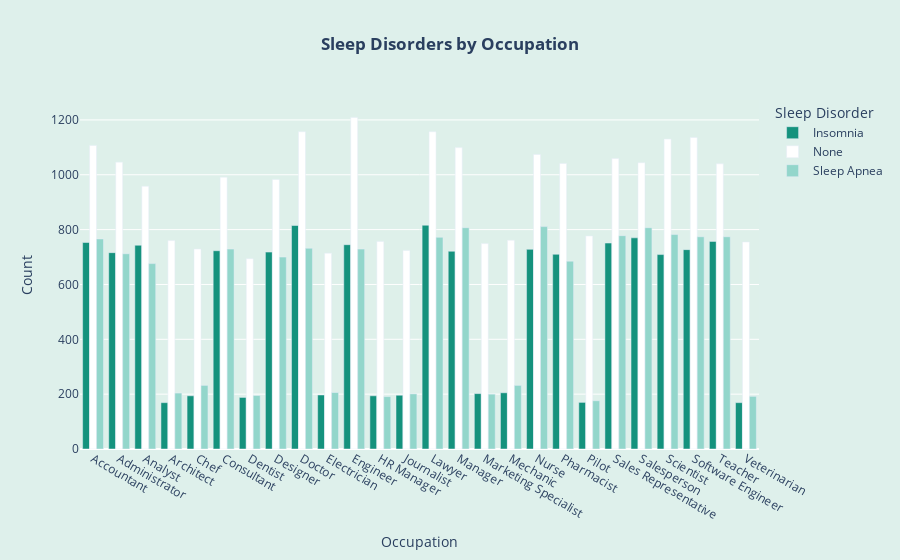

Write notebook code for a chart like this one.
### Code cell
occ_sleep = sleep_data.groupby(['Occupation', 'Sleep Disorder']).size().reset_index(name='Count')

fig = px.bar(occ_sleep, 
             x='Occupation', 
             y='Count', 
             color='Sleep Disorder',
             title='<b>Sleep Disorders by Occupation</b>',
             barmode='group',
             color_discrete_map={'None': 'white', 'Insomnia': '#15927D', 'Sleep Apnea': '#93D6CB'})

fig.update_layout(paper_bgcolor="#DEF0EB", plot_bgcolor="#DEF0EA", title_x=0.5)
fig.show()

### Figure 1 — Plotly figure (JSON) as saved in the notebook; plotly's stock layout.template omitted (floating-point values rounded to 4 significant figures)
{"data": [{"alignmentgroup": "True", "hovertemplate": "Sleep Disorder=Insomnia<br>Occupation=%{x}<br>Count=%{y}<extra></extra>", "legendgroup": "Insomnia", "marker": {"color": "#15927D", "pattern": {"shape": ""}}, "name": "Insomnia", "offsetgroup": "Insomnia", "orientation": "v", "showlegend": true, "textposition": "auto", "type": "bar", "x": ["Accountant", "Administrator", "Analyst", "Architect", "Chef", "Consultant", "Dentist", "Designer", "Doctor", "Electrician", "Engineer", "HR Manager", "Journalist", "Lawyer", "Manager", "Marketing Specialist", "Mechanic", "Nurse", "Pharmacist", "Pilot", "Sales Representative", "Salesperson", "Scientist", "Software Engineer", "Teacher", "Veterinarian"], "xaxis": "x", "y": [753, 716, 743, 169, 194, 723, 188, 718, 815, 197, 745, 194, 196, 816, 721, 202, 205, 728, 710, 170, 751, 770, 709, 727, 757, 169], "yaxis": "y"}, {"alignmentgroup": "True", "hovertemplate": "Sleep Disorder=None<br>Occupation=%{x}<br>Count=%{y}<extra></extra>", "legendgroup": "None", "marker": {"color": "white", "pattern": {"shape": ""}}, "name": "None", "offsetgroup": "None", "orientation": "v", "showlegend": true, "textposition": "auto", "type": "bar", "x": ["Accountant", "Administrator", "Analyst", "Architect", "Chef", "Consultant", "Dentist", "Designer", "Doctor", "Electrician", "Engineer", "HR Manager", "Journalist", "Lawyer", "Manager", "Marketing Specialist", "Mechanic", "Nurse", "Pharmacist", "Pilot", "Sales Representative", "Salesperson", "Scientist", "Software Engineer", "Teacher", "Veterinarian"], "xaxis": "x", "y": [1107, 1046, 958, 760, 729, 991, 694, 983, 1157, 714, 1209, 757, 724, 1157, 1099, 749, 761, 1074, 1041, 777, 1059, 1044, 1130, 1136, 1040, 755], "yaxis": "y"}, {"alignmentgroup": "True", "hovertemplate": "Sleep Disorder=Sleep Apnea<br>Occupation=%{x}<br>Count=%{y}<extra></extra>", "legendgroup": "Sleep Apnea", "marker": {"color": "#93D6CB", "pattern": {"shape": ""}}, "name": "Sleep Apnea", "offsetgroup": "Sleep Apnea", "orientation": "v", "showlegend": true, "textposition": "auto", "type": "bar", "x": ["Accountant", "Administrator", "Analyst", "Architect", "Chef", "Consultant", "Dentist", "Designer", "Doctor", "Electrician", "Engineer", "HR Manager", "Journalist", "Lawyer", "Manager", "Marketing Specialist", "Mechanic", "Nurse", "Pharmacist", "Pilot", "Sales Representative", "Salesperson", "Scientist", "Software Engineer", "Teacher", "Veterinarian"], "xaxis": "x", "y": [766, 712, 676, 204, 232, 729, 195, 700, 732, 206, 729, 191, 201, 772, 807, 200, 232, 811, 685, 176, 778, 807, 782, 774, 774, 192], "yaxis": "y"}], "layout": {"barmode": "group", "legend": {"title": {"text": "Sleep Disorder"}, "tracegroupgap": 0}, "paper_bgcolor": "#DEF0EB", "plot_bgcolor": "#DEF0EA", "title": {"text": "<b>Sleep Disorders by Occupation</b>", "x": 0.5}, "xaxis": {"anchor": "y", "domain": [0, 1], "title": {"text": "Occupation"}}, "yaxis": {"anchor": "x", "domain": [0, 1], "title": {"text": "Count"}}}}
